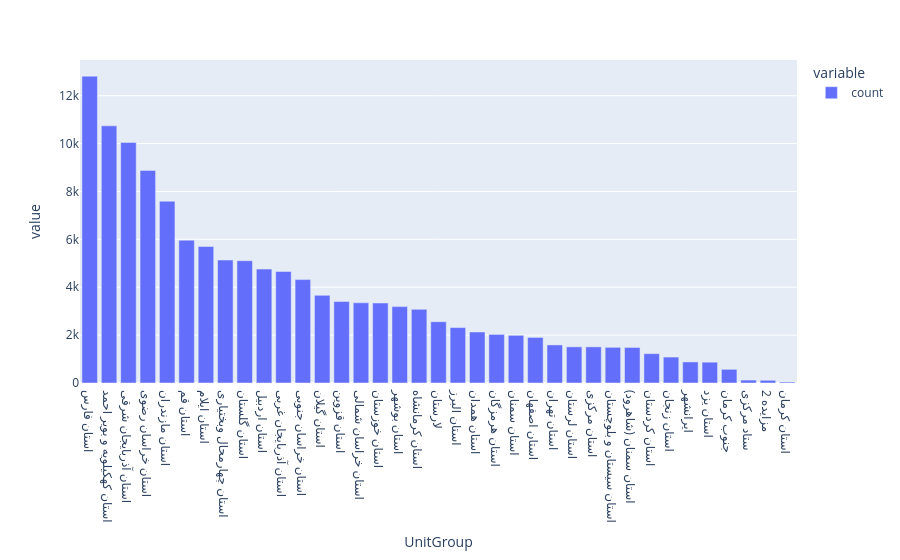

The code cell stored with this chart in its notebook:
### Code cell
px.bar(Replacement_only['UnitGroup'].value_counts())

### Figure 1 — Plotly figure (JSON) as saved in the notebook; plotly's stock layout.template omitted (floating-point values rounded to 4 significant figures)
{"data": [{"alignmentgroup": "True", "hovertemplate": "variable=count<br>UnitGroup=%{x}<br>value=%{y}<extra></extra>", "legendgroup": "count", "marker": {"color": "#636efa", "pattern": {"shape": ""}}, "name": "count", "offsetgroup": "count", "orientation": "v", "showlegend": true, "textposition": "auto", "type": "bar", "x": ["استان فارس", "استان کهکیلویه و بویر احمد", "استان آذربایجان شرقی", "استان خراسان رضوی", "استان مازندران", "استان قم", "استان ایلام", "استان چهارمحال وبختیاری", "استان گلستان", "استان اردبیل", "استان آذربایجان غربی", "استان خراسان جنوبی", "استان گیلان", "استان قزوین", "استان خراسان شمالی", "استان خوزستان", "استان بوشهر", "استان کرمانشاه", "لارستان", "استان البرز", "استان همدان", "استان هرمزگان", "استان سمنان", "استان اصفهان", "استان تهران", "استان لرستان", "استان مرکزی", "استان سیستان و بلوچستان", "استان سمنان (شاهرود)", "استان کردستان", "استان زنجان", "ایرانشهر", "استان یزد", "جنوب کرمان", "ستاد مرکزی", "2 مزایده", "استان کرمان"], "xaxis": "x", "y": [12816, 10740, 10046, 8880, 7592, 5965, 5700, 5136, 5108, 4758, 4657, 4320, 3661, 3402, 3350, 3342, 3190, 3076, 2560, 2315, 2131, 2030, 1991, 1904, 1590, 1511, 1509, 1490, 1484, 1225, 1083, 880, 869, 571, 122, 113, 41], "yaxis": "y"}], "layout": {"barmode": "relative", "legend": {"title": {"text": "variable"}, "tracegroupgap": 0}, "margin": {"t": 60}, "xaxis": {"anchor": "y", "domain": [0, 1], "title": {"text": "UnitGroup"}}, "yaxis": {"anchor": "x", "domain": [0, 1], "title": {"text": "value"}}}}
